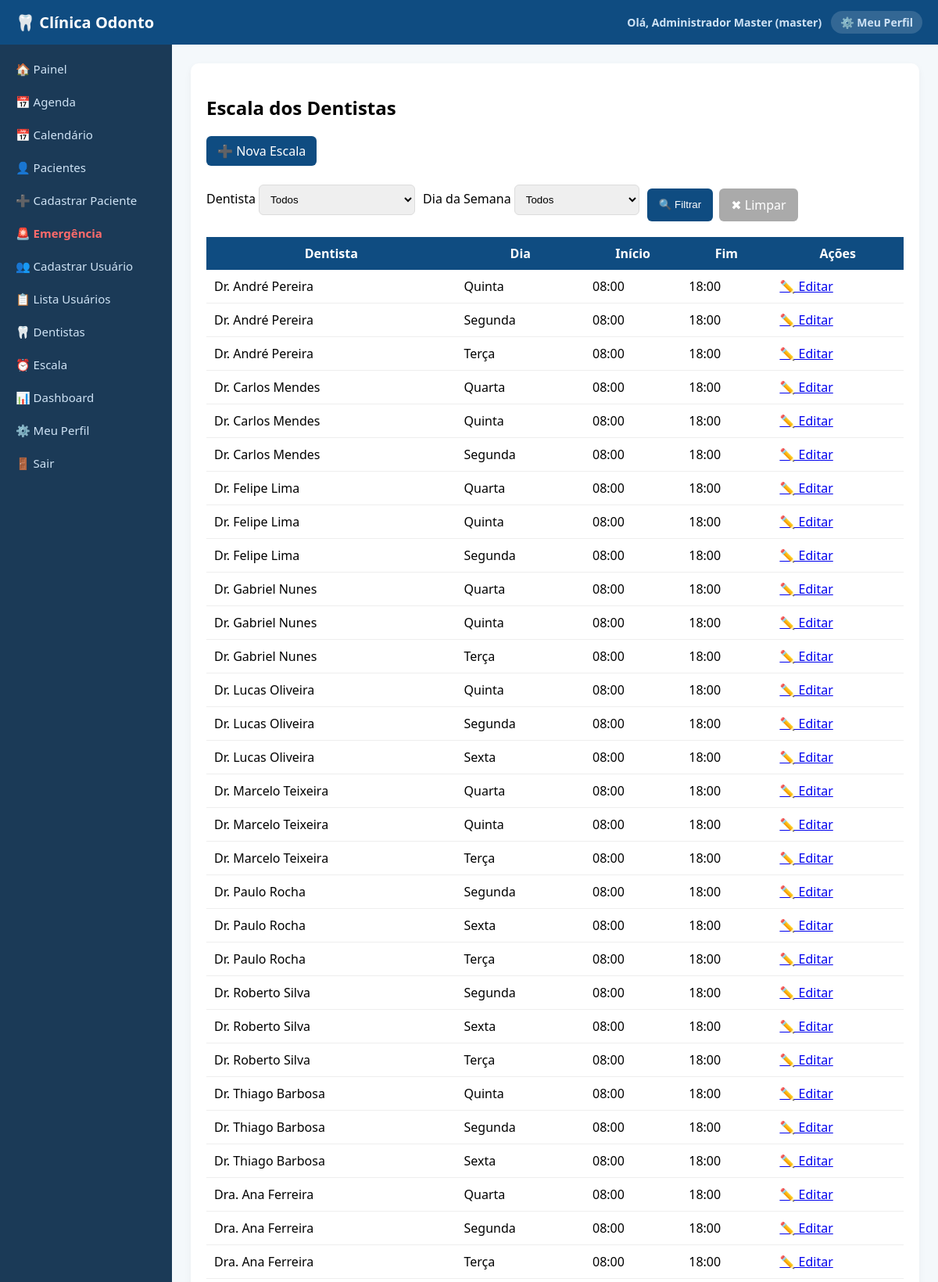
The page /escala (signed in, upper part) on the database its author committed.
### tables this page shows
CREATE TABLE escala_dentistas (
            id INTEGER PRIMARY KEY AUTOINCREMENT,
            dentista_id INTEGER,
            dia_semana TEXT,
            hora_inicio TEXT,
            hora_fim TEXT
        );

CREATE TABLE usuarios (
            id INTEGER PRIMARY KEY AUTOINCREMENT,
            nome TEXT,
            email TEXT UNIQUE,
            senha TEXT,
            tipo TEXT,
            especialidade TEXT,
            cro TEXT
        );

### routes/consultas.py (the view)
@consultas.route('/escala')
@tipo_required(['master', 'admin', 'operador', 'atendente', 'dentista'])
def escala():
    tipo = session.get('usuario_tipo')
    dentista_id = request.args.get('dentista_id')
    dia_semana  = request.args.get('dia_semana')
    conn = get_db_connection()
    cur = conn.cursor()
    query = 'SELECT e.*, u.nome as dentista_nome FROM escala_dentistas e LEFT JOIN usuarios u ON u.id = e.dentista_id WHERE 1=1'
    params = []
    if tipo == 'dentista':
        query += f' AND e.dentista_id = {p()}'
        params.append(session.get('usuario_id'))
    elif dentista_id:
        query += f' AND e.dentista_id = {p()}'; params.append(dentista_id)
    if dia_semana:
        query += f' AND e.dia_semana = {p()}'; params.append(dia_semana)
    query += ' ORDER BY u.nome, e.dia_semana'
    cur.execute(query, params)
    lista = fetch_all(cur, cur.fetchall())
    cur.execute("SELECT * FROM usuarios WHERE tipo = 'dentista' ORDER BY nome")
    dents = fetch_all(cur, cur.fetchall())
    conn.close()
    pode_editar = tipo in ['master', 'admin', 'operador']
    return render_template('escala.html', escala=lista, dentistas=dents, pode_editar=pode_editar)

### db.py (called while the page is built)
def get_db_connection():
    if DATABASE_URL:
        import psycopg2
        import psycopg2.extras
        conn = psycopg2.connect(DATABASE_URL)
        conn.autocommit = False
        return conn
    else:
        conn = sqlite3.connect('database.db')
        conn.row_factory = sqlite3.Row
        return conn

def is_postgres():
    return bool(DATABASE_URL)

### routes/consultas.py (called while the page is built)
def fetch_all(cur, rows):
    return rows_as_dicts(rows, cur) if is_postgres() else rows

### routes/utils.py (called while the page is built)
def tipo_required(tipos_permitidos):
    def decorator(func):
        @wraps(func)
        def wrapper(*args, **kwargs):
            if 'usuario_tipo' not in session:
                return redirect('/login')
            if session['usuario_tipo'] not in tipos_permitidos:
                return "<h1>Acesso negado</h1>"
            return func(*args, **kwargs)
        return wrapper
    return decorator

### templates/escala.html (shortened to what this page needs)
{% extends "base.html" %}
{% block content %}
<div class="card">
<h2>Escala dos Dentistas</h2>
{% if pode_editar %}
<a href="/escala/nova" style="display:inline-block; margin-bottom:16px; padding:8px 14px; background:#0f4c81; color:white; border-radius:6px; text-decoration:none;">➕ Nova Escala</a>
{% endif %}
<form method="GET" style="display:flex; flex-wrap:wrap; gap:10px; align-items:flex-end; margin-bottom:20px;">
    <div>
        <label>Dentista</label>
        <select name="dentista_id" style="width:200px;">
            <option value="">Todos</option>
        </select>
    </div>
    <div>
        <label>Dia da Semana</label>
        <select name="dia_semana" style="width:160px;">
            <option value="">Todos</option>
        </select>
    </div>
    <div style="display:flex; gap:8px;">
        <button type="submit">🔍 Filtrar</button>
        <a href="/escala" style="padding:10px 15px; background:#aaa; color:white; border-radius:6px; text-decoration:none;">✖ Limpar</a>
    </div>
</form>
<table>
<tr>
    <th>Dentista</th>
    <th>Dia</th>
    <th>Início</th>
    <th>Fim</th>
    <th>Ações</th>
</tr>
{% for e in escala %}
<tr>
    <td>{{ e.dentista_nome }}</td>
    <td>{{ e.dia_semana }}</td>
    <td>{{ e.hora_inicio }}</td>
    <td>{{ e.hora_fim }}</td>
    <td>
        {% if pode_editar %}<a href="/escala/editar/{{ e.id }}">✏️ Editar</a>{% else %}—{% endif %}
    </td>
</tr>
{% endfor %}
</table>
</div>
{% endblock %}

### static/style.css (style rules this page uses)
body { margin: 0; font-family: 'Segoe UI', Arial; background: #f4f8fb; }
.card { background: white; padding: 20px; border-radius: 10px; box-shadow: 0 4px 10px rgba(0,0,0,0.05); }
input, select, textarea { width: 100%; padding: 10px; margin: 8px 0; border: 1px solid #dcdcdc; border-radius: 6px; }
button { background: #0f4c81; color: white; border: none; padding: 10px 15px; border-radius: 6px; cursor: pointer; }
table { width: 100%; border-collapse: collapse; margin-top: 15px; background: white; }
th { background: #0f4c81; color: white; padding: 10px; }
td { padding: 10px; border-bottom: 1px solid #eee; }

### rows shown on the page
escala_dentistas: dentista_nome "Dr. André Pereira", dia_semana "Quinta", hora_inicio "08:00", hora_fim "18:00"
escala_dentistas: dentista_nome "Dr. André Pereira", dia_semana "Segunda", hora_inicio "08:00", hora_fim "18:00"
escala_dentistas: dentista_nome "Dr. André Pereira", dia_semana "Terça", hora_inicio "08:00", hora_fim "18:00"
escala_dentistas: dentista_nome "Dr. Carlos Mendes", dia_semana "Quarta", hora_inicio "08:00", hora_fim "18:00"
escala_dentistas: dentista_nome "Dr. Carlos Mendes", dia_semana "Quinta", hora_inicio "08:00", hora_fim "18:00"
escala_dentistas: dentista_nome "Dr. Carlos Mendes", dia_semana "Segunda", hora_inicio "08:00", hora_fim "18:00"
escala_dentistas: dentista_nome "Dr. Felipe Lima", dia_semana "Quarta", hora_inicio "08:00", hora_fim "18:00"
escala_dentistas: dentista_nome "Dr. Felipe Lima", dia_semana "Quinta", hora_inicio "08:00", hora_fim "18:00"
escala_dentistas: dentista_nome "Dr. Felipe Lima", dia_semana "Segunda", hora_inicio "08:00", hora_fim "18:00"
escala_dentistas: dentista_nome "Dr. Gabriel Nunes", dia_semana "Quarta", hora_inicio "08:00", hora_fim "18:00"
escala_dentistas: dentista_nome "Dr. Gabriel Nunes", dia_semana "Quinta", hora_inicio "08:00", hora_fim "18:00"
escala_dentistas: dentista_nome "Dr. Gabriel Nunes", dia_semana "Terça", hora_inicio "08:00", hora_fim "18:00"
escala_dentistas: dentista_nome "Dr. Lucas Oliveira", dia_semana "Quinta", hora_inicio "08:00", hora_fim "18:00"
escala_dentistas: dentista_nome "Dr. Lucas Oliveira", dia_semana "Segunda", hora_inicio "08:00", hora_fim "18:00"
escala_dentistas: dentista_nome "Dr. Lucas Oliveira", dia_semana "Sexta", hora_inicio "08:00", hora_fim "18:00"
escala_dentistas: dentista_nome "Dr. Marcelo Teixeira", dia_semana "Quarta", hora_inicio "08:00", hora_fim "18:00"
escala_dentistas: dentista_nome "Dr. Marcelo Teixeira", dia_semana "Quinta", hora_inicio "08:00", hora_fim "18:00"
escala_dentistas: dentista_nome "Dr. Marcelo Teixeira", dia_semana "Terça", hora_inicio "08:00", hora_fim "18:00"
escala_dentistas: dentista_nome "Dr. Paulo Rocha", dia_semana "Segunda", hora_inicio "08:00", hora_fim "18:00"
escala_dentistas: dentista_nome "Dr. Paulo Rocha", dia_semana "Sexta", hora_inicio "08:00", hora_fim "18:00"
escala_dentistas: dentista_nome "Dr. Paulo Rocha", dia_semana "Terça", hora_inicio "08:00", hora_fim "18:00"
escala_dentistas: dentista_nome "Dr. Roberto Silva", dia_semana "Segunda", hora_inicio "08:00", hora_fim "18:00"
escala_dentistas: dentista_nome "Dr. Roberto Silva", dia_semana "Sexta", hora_inicio "08:00", hora_fim "18:00"
escala_dentistas: dentista_nome "Dr. Roberto Silva", dia_semana "Terça", hora_inicio "08:00", hora_fim "18:00"
escala_dentistas: dentista_nome "Dr. Thiago Barbosa", dia_semana "Quinta", hora_inicio "08:00", hora_fim "18:00"
escala_dentistas: dentista_nome "Dr. Thiago Barbosa", dia_semana "Segunda", hora_inicio "08:00", hora_fim "18:00"
escala_dentistas: dentista_nome "Dr. Thiago Barbosa", dia_semana "Sexta", hora_inicio "08:00", hora_fim "18:00"
escala_dentistas: dentista_nome "Dra. Ana Ferreira", dia_semana "Quarta", hora_inicio "08:00", hora_fim "18:00"
escala_dentistas: dentista_nome "Dra. Ana Ferreira", dia_semana "Segunda", hora_inicio "08:00", hora_fim "18:00"
escala_dentistas: dentista_nome "Dra. Ana Ferreira", dia_semana "Terça", hora_inicio "08:00", hora_fim "18:00"

### other values the page prints
{{ session.usuario_nome }} "Administrador Master"
{{ session.usuario_tipo }} "master"
